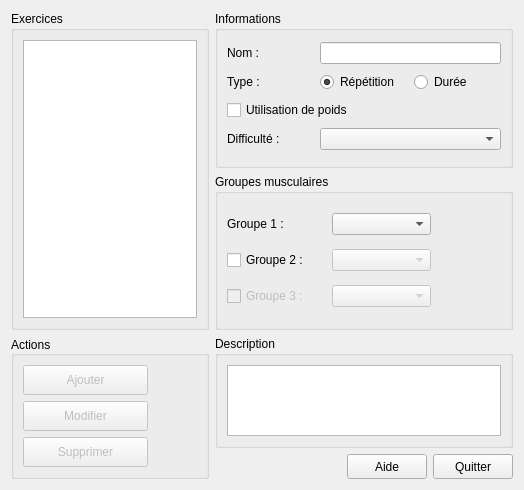
<?xml version="1.0" encoding="UTF-8"?>
<ui version="4.0">
 <class>ExercisesDialog</class>
 <widget class="QDialog" name="ExercisesDialog">
  <property name="geometry">
   <rect>
    <x>0</x>
    <y>0</y>
    <width>524</width>
    <height>490</height>
   </rect>
  </property>
  <property name="windowTitle">
   <string>Dialog</string>
  </property>
  <layout class="QGridLayout" name="gridLayout" rowstretch="40,40,10,10" columnstretch="40,60">
   <item row="0" column="0" rowspan="2">
    <widget class="QGroupBox" name="groupBox">
     <property name="title">
      <string>Exercices</string>
     </property>
     <layout class="QVBoxLayout" name="verticalLayout">
      <item>
       <widget class="QListView" name="lstExercises"/>
      </item>
     </layout>
    </widget>
   </item>
   <item row="0" column="1">
    <widget class="QGroupBox" name="groupBox_2">
     <property name="title">
      <string>Informations</string>
     </property>
     <layout class="QGridLayout" name="gridLayout_2">
      <item row="0" column="0">
       <widget class="QLabel" name="label">
        <property name="text">
         <string>Nom :</string>
        </property>
        <property name="buddy">
         <cstring>leName</cstring>
        </property>
       </widget>
      </item>
      <item row="0" column="1" colspan="2">
       <widget class="QLineEdit" name="leName"/>
      </item>
      <item row="1" column="0">
       <widget class="QLabel" name="label_2">
        <property name="text">
         <string>Type :</string>
        </property>
       </widget>
      </item>
      <item row="1" column="1">
       <widget class="QRadioButton" name="rbRepetition">
        <property name="text">
         <string>Répétition</string>
        </property>
        <property name="checked">
         <bool>true</bool>
        </property>
        <attribute name="buttonGroup">
         <string>bgType</string>
        </attribute>
       </widget>
      </item>
      <item row="1" column="2">
       <widget class="QRadioButton" name="rbDuration">
        <property name="text">
         <string>Durée</string>
        </property>
        <attribute name="buttonGroup">
         <string>bgType</string>
        </attribute>
       </widget>
      </item>
      <item row="2" column="0" colspan="3">
       <widget class="QCheckBox" name="cbUseWeight">
        <property name="text">
         <string>Utilisation de poids</string>
        </property>
       </widget>
      </item>
      <item row="3" column="0">
       <widget class="QLabel" name="label_4">
        <property name="text">
         <string>Difficulté :</string>
        </property>
       </widget>
      </item>
      <item row="3" column="1" colspan="2">
       <widget class="QComboBox" name="cbDifficulty"/>
      </item>
     </layout>
    </widget>
   </item>
   <item row="1" column="1">
    <widget class="QGroupBox" name="groupBox_3">
     <property name="title">
      <string>Groupes musculaires</string>
     </property>
     <layout class="QGridLayout" name="gridLayout_3">
      <property name="topMargin">
       <number>5</number>
      </property>
      <property name="bottomMargin">
       <number>5</number>
      </property>
      <property name="verticalSpacing">
       <number>0</number>
      </property>
      <item row="0" column="0">
       <widget class="QLabel" name="label_5">
        <property name="text">
         <string>Groupe 1 : </string>
        </property>
       </widget>
      </item>
      <item row="0" column="1">
       <widget class="QComboBox" name="cbGroup1"/>
      </item>
      <item row="0" column="2">
       <spacer name="horizontalSpacer">
        <property name="orientation">
         <enum>Qt::Horizontal</enum>
        </property>
        <property name="sizeType">
         <enum>QSizePolicy::Maximum</enum>
        </property>
        <property name="sizeHint" stdset="0">
         <size>
          <width>70</width>
          <height>20</height>
         </size>
        </property>
       </spacer>
      </item>
      <item row="1" column="0">
       <widget class="QCheckBox" name="chkGroup2">
        <property name="text">
         <string>Groupe 2 :</string>
        </property>
       </widget>
      </item>
      <item row="1" column="1">
       <widget class="QComboBox" name="cbGroup2">
        <property name="enabled">
         <bool>false</bool>
        </property>
       </widget>
      </item>
      <item row="1" column="2">
       <spacer name="horizontalSpacer_2">
        <property name="orientation">
         <enum>Qt::Horizontal</enum>
        </property>
        <property name="sizeType">
         <enum>QSizePolicy::Maximum</enum>
        </property>
        <property name="sizeHint" stdset="0">
         <size>
          <width>70</width>
          <height>20</height>
         </size>
        </property>
       </spacer>
      </item>
      <item row="2" column="0">
       <widget class="QCheckBox" name="chkGroup3">
        <property name="enabled">
         <bool>false</bool>
        </property>
        <property name="text">
         <string>Groupe 3 :</string>
        </property>
       </widget>
      </item>
      <item row="2" column="1">
       <widget class="QComboBox" name="cbGroup3">
        <property name="enabled">
         <bool>false</bool>
        </property>
       </widget>
      </item>
      <item row="2" column="2">
       <spacer name="horizontalSpacer_3">
        <property name="orientation">
         <enum>Qt::Horizontal</enum>
        </property>
        <property name="sizeType">
         <enum>QSizePolicy::Maximum</enum>
        </property>
        <property name="sizeHint" stdset="0">
         <size>
          <width>70</width>
          <height>20</height>
         </size>
        </property>
       </spacer>
      </item>
     </layout>
    </widget>
   </item>
   <item row="2" column="0" rowspan="2">
    <widget class="QGroupBox" name="groupBox_5">
     <property name="title">
      <string>Actions</string>
     </property>
     <property name="alignment">
      <set>Qt::AlignLeading|Qt::AlignLeft|Qt::AlignVCenter</set>
     </property>
     <layout class="QVBoxLayout" name="verticalLayout_3">
      <item>
       <widget class="QPushButton" name="btnAdd">
        <property name="enabled">
         <bool>false</bool>
        </property>
        <property name="minimumSize">
         <size>
          <width>100</width>
          <height>30</height>
         </size>
        </property>
        <property name="maximumSize">
         <size>
          <width>125</width>
          <height>16777215</height>
         </size>
        </property>
        <property name="text">
         <string>Ajouter</string>
        </property>
        <property name="icon">
         <iconset resource="ressources.qrc">
          <normaloff>:/images/add-icon.png</normaloff>:/images/add-icon.png</iconset>
        </property>
       </widget>
      </item>
      <item>
       <widget class="QPushButton" name="btnModify">
        <property name="enabled">
         <bool>false</bool>
        </property>
        <property name="minimumSize">
         <size>
          <width>100</width>
          <height>30</height>
         </size>
        </property>
        <property name="maximumSize">
         <size>
          <width>125</width>
          <height>16777215</height>
         </size>
        </property>
        <property name="text">
         <string>Modifier</string>
        </property>
        <property name="icon">
         <iconset resource="ressources.qrc">
          <normaloff>:/images/save-icon.gif</normaloff>:/images/save-icon.gif</iconset>
        </property>
       </widget>
      </item>
      <item>
       <widget class="QPushButton" name="btnDelete">
        <property name="enabled">
         <bool>false</bool>
        </property>
        <property name="minimumSize">
         <size>
          <width>100</width>
          <height>30</height>
         </size>
        </property>
        <property name="maximumSize">
         <size>
          <width>125</width>
          <height>16777215</height>
         </size>
        </property>
        <property name="text">
         <string>Supprimer</string>
        </property>
        <property name="icon">
         <iconset resource="ressources.qrc">
          <normaloff>:/images/delete-icon.png</normaloff>:/images/delete-icon.png</iconset>
        </property>
       </widget>
      </item>
     </layout>
    </widget>
   </item>
   <item row="2" column="1">
    <widget class="QGroupBox" name="groupBox_4">
     <property name="title">
      <string>Description</string>
     </property>
     <layout class="QVBoxLayout" name="verticalLayout_2">
      <item>
       <widget class="QPlainTextEdit" name="pteDescription"/>
      </item>
     </layout>
    </widget>
   </item>
   <item row="3" column="1">
    <layout class="QHBoxLayout" name="horizontalLayout">
     <item>
      <spacer name="horizontalSpacer_4">
       <property name="orientation">
        <enum>Qt::Horizontal</enum>
       </property>
       <property name="sizeType">
        <enum>QSizePolicy::MinimumExpanding</enum>
       </property>
       <property name="sizeHint" stdset="0">
        <size>
         <width>98</width>
         <height>20</height>
        </size>
       </property>
      </spacer>
     </item>
     <item>
      <widget class="QPushButton" name="btnHelp">
       <property name="minimumSize">
        <size>
         <width>0</width>
         <height>25</height>
        </size>
       </property>
       <property name="text">
        <string>Aide</string>
       </property>
       <property name="icon">
        <iconset resource="ressources.qrc">
         <normaloff>:/images/help-icon.png</normaloff>:/images/help-icon.png</iconset>
       </property>
      </widget>
     </item>
     <item>
      <widget class="QPushButton" name="btnClose">
       <property name="minimumSize">
        <size>
         <width>0</width>
         <height>25</height>
        </size>
       </property>
       <property name="text">
        <string>Quitter</string>
       </property>
       <property name="icon">
        <iconset resource="ressources.qrc">
         <normaloff>:/images/close-icon.png</normaloff>:/images/close-icon.png</iconset>
       </property>
      </widget>
     </item>
    </layout>
   </item>
  </layout>
 </widget>
 <resources>
  <include location="ressources.qrc"/>
 </resources>
 <connections>
  <connection>
   <sender>chkGroup2</sender>
   <signal>clicked(bool)</signal>
   <receiver>cbGroup2</receiver>
   <slot>setEnabled(bool)</slot>
   <hints>
    <hint type="sourcelabel">
     <x>310</x>
     <y>239</y>
    </hint>
    <hint type="destinationlabel">
     <x>363</x>
     <y>241</y>
    </hint>
   </hints>
  </connection>
  <connection>
   <sender>chkGroup3</sender>
   <signal>clicked(bool)</signal>
   <receiver>cbGroup3</receiver>
   <slot>setEnabled(bool)</slot>
   <hints>
    <hint type="sourcelabel">
     <x>301</x>
     <y>264</y>
    </hint>
    <hint type="destinationlabel">
     <x>357</x>
     <y>269</y>
    </hint>
   </hints>
  </connection>
  <connection>
   <sender>chkGroup2</sender>
   <signal>clicked(bool)</signal>
   <receiver>chkGroup3</receiver>
   <slot>setEnabled(bool)</slot>
   <hints>
    <hint type="sourcelabel">
     <x>288</x>
     <y>237</y>
    </hint>
    <hint type="destinationlabel">
     <x>289</x>
     <y>266</y>
    </hint>
   </hints>
  </connection>
  <connection>
   <sender>btnClose</sender>
   <signal>clicked()</signal>
   <receiver>ExercisesDialog</receiver>
   <slot>accept()</slot>
   <hints>
    <hint type="sourcelabel">
     <x>492</x>
     <y>419</y>
    </hint>
    <hint type="destinationlabel">
     <x>285</x>
     <y>413</y>
    </hint>
   </hints>
  </connection>
 </connections>
 <buttongroups>
  <buttongroup name="bgType"/>
 </buttongroups>
</ui>
